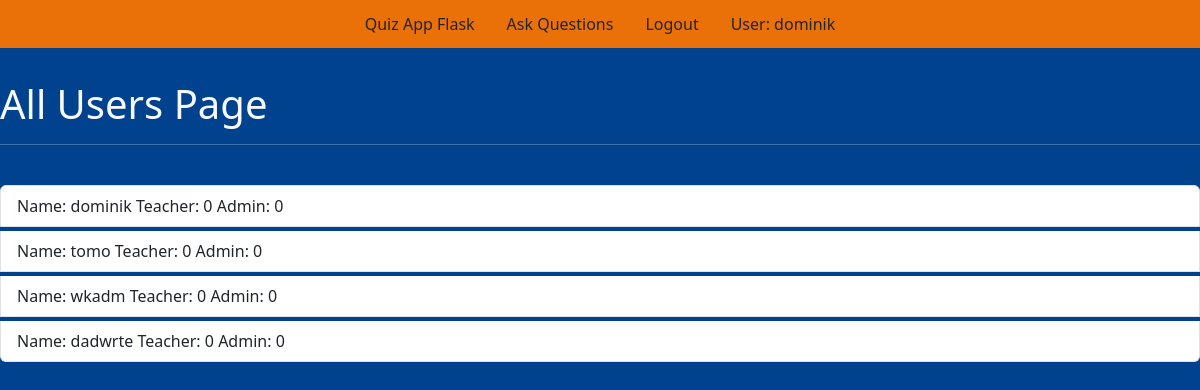
The app's page /allusers (signed in), older data.
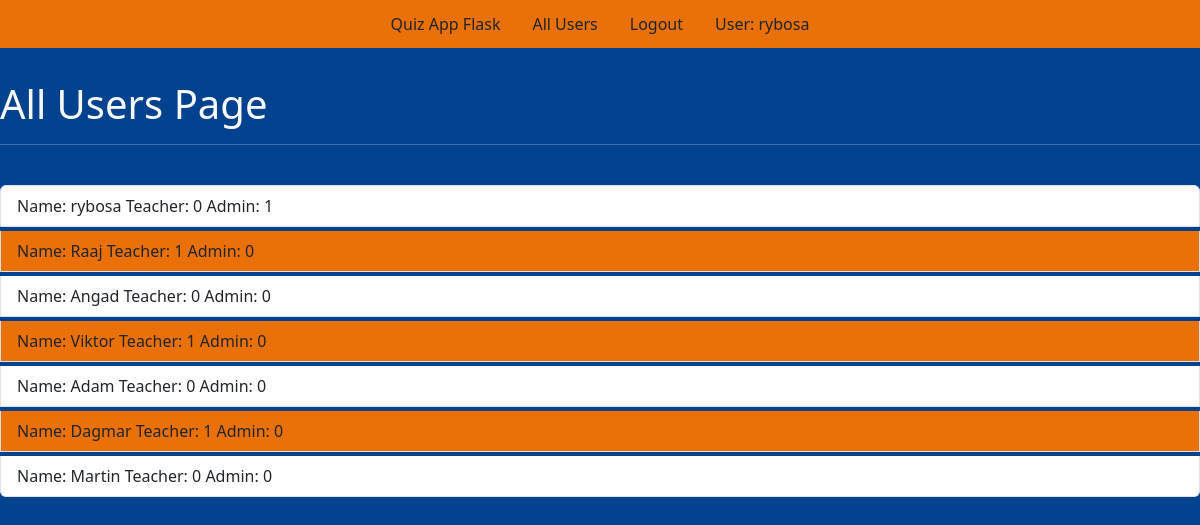
The same page, newer data.
### tables this page shows
CREATE TABLE users (id integer primary key autoincrement, name text not null, password text not null, teacher boolean not null, admin boolean not null);

### app.py (the view)
@app.route('/allusers', methods = ["POST", "GET"])
def allusers():
    user = get_current_user()
    db = getDatabase()
    user_cursor = db.execute("select * from users")
    allusers = user_cursor.fetchall()
    return render_template("allusers.html", user = user, allusers = allusers)

### app.py (called while the page is built)
@app.teardown_appcontext
def close_database(error):
    if hasattr(g, 'flaskapp_db'):
        g.flaskapp_db.close()

def get_current_user():
    user_result = None
    if 'user' in session:
        user = session['user']
        db = getDatabase()
        user_cursor = db.execute("select * from users where name = ?", [user])
        user_result = user_cursor.fetchone()
    return user_result

### database.py (called while the page is built)
def connect_to_database():
    sql = sqlite3.connect('C:/Users/ryto0/Desktop/flask-mat-main/flaskapp.db')
    sql.row_factory = sqlite3.Row
    return sql

def getDatabase():
    if not hasattr(g, "flaskapp_db"):
        g.flaskapp_db = connect_to_database()
    return g.flaskapp_db

### templates/allusers.html (shortened to what this page needs)
{% from "showlinks.html" import show_links %}
<!doctype html>
<html lang="cs">
<head>
    <link href="https://cdn.jsdelivr.net/npm/bootstrap@5.3.2/dist/css/bootstrap.min.css" rel="stylesheet">
    <link rel="stylesheet" type="text/css" href="{{ url_for('static', filename = 'home.css') }}">
</head>
<body>
    <div class="parent">
        <div class="header mb-2">
            {{ show_links(user) }}
        </div>
        <br class="questions_answered container text-light p-3">
        <h1 class="text-light">All Users Page</h1>
        <hr class="text-light" /><br/>
        <div class="list-group">
            {% if allusers %} {% for eachuser in allusers %}
            <a href="{{ url_for('promote', id = eachuser['id']) }}" class="list-group-item list-group-item-action mb-1 {% if eachuser['teacher'] == 1 %} linkcolor {% endif %}">
                    Name: {{ eachuser ['name']}}   Teacher: {{ eachuser['teacher'] }}   Admin: {{ eachuser['admin'] }}
                </a> {% endfor %} {% endif %}
        </div>
    </div>
</body>
</html>

### templates/showlinks.html (shortened to what this page needs)
{% macro show_links(user) %}
<ul class="nav justify-content-center p-1">
    <li class="nav-item">
        <a class="nav-link text-dark" aria-current="page" href="{{ url_for('index') }}">Quiz App Flask</a>
    </li>
     {% if user and user['admin'] == 0 and user['teacher'] == 0 %}
    <li class="nav-item">
        <a class="nav-link text-dark" href="{{ url_for('askquestions') }}">Ask Questions</a>
    </li>
    {% endif %}  {% if user['admin'] == 1 %}
    <li class="nav-item">
        <a class="nav-link text-dark" href="{{ url_for('allusers') }}">All Users</a>
    </li>
    {% endif %} {% if user %}
    <li class="nav-item">
        <a class="nav-link text-dark" href="{{ url_for('logout') }}">Logout</a>
    </li>
    {% endif %} {% if user %}
    <li class="nav-item">
        <a class="nav-link text-dark" href="#">User: {{ user['name'] }}</a>
    </li>
    {% endif %}
</ul>
{% endmacro %}

Row changes from the older to the newer data that the page shows:
changed users: name "dominik" → "rybosa"; admin "0" → "1"
changed users: name "tomo" → "Raaj"; teacher "0" → "1"
changed users: name "wkadm" → "Angad"
changed users: name "dadwrte" → "Viktor"; teacher "0" → "1"
added users: name "Adam", teacher "0", admin "0"
added users: name "Dagmar", teacher "1", admin "0"
added users: name "Martin", teacher "0", admin "0"
Text that changed along with them:
text no longer shown: "Ask Questions"
text now shown: "All Users"
